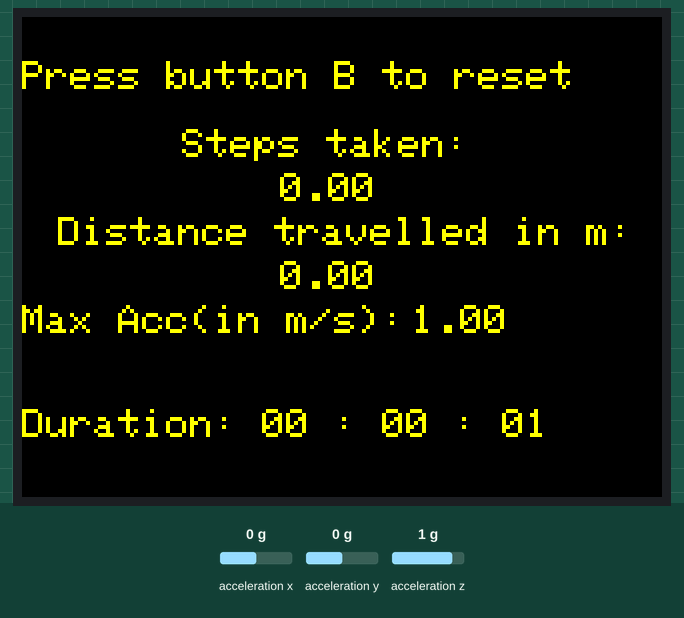
Bench run of a sketch on a simulated ESP32. On the bench: 320×240 colour display. The test bench sets the inputs (shaded band); at power-on: acceleration x 0 g, acceleration y 0 g, acceleration z 1 g. The local clock reads 2024-03-15 10:24:30 at power-on unless the sketch sets it; random numbers use the default seed unless the sketch sets one.

Above: at 1.4 s.
1.5 s: acceleration x set to -1.4 g
At 2.9 s:
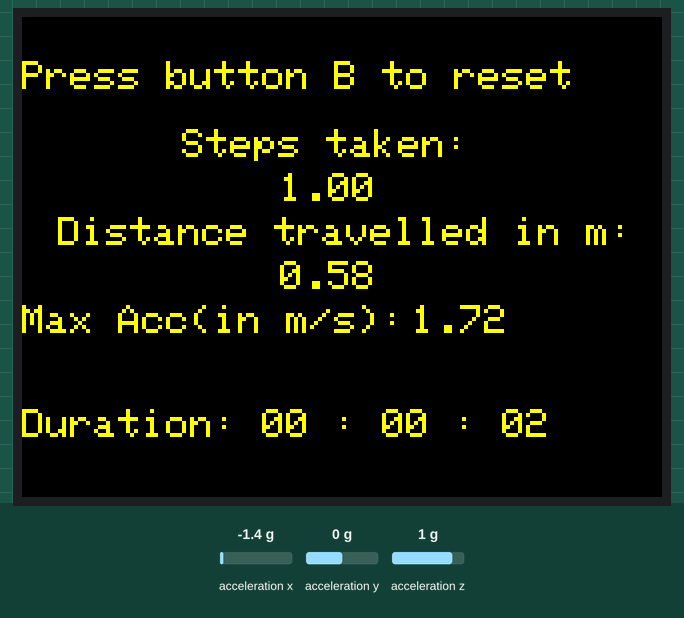
3.1 s: acceleration y set to -1.4 g
At 4.9 s:
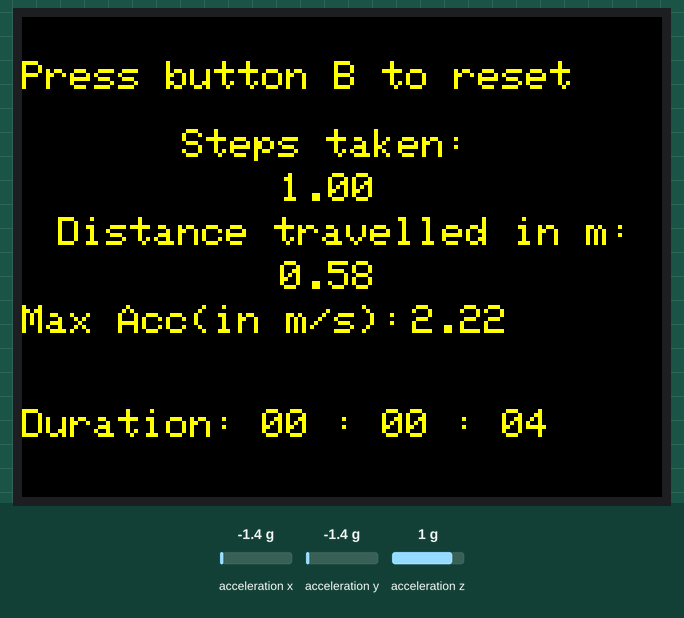
5.6 s: acceleration z set to -1.4 g
At 10.9 s:
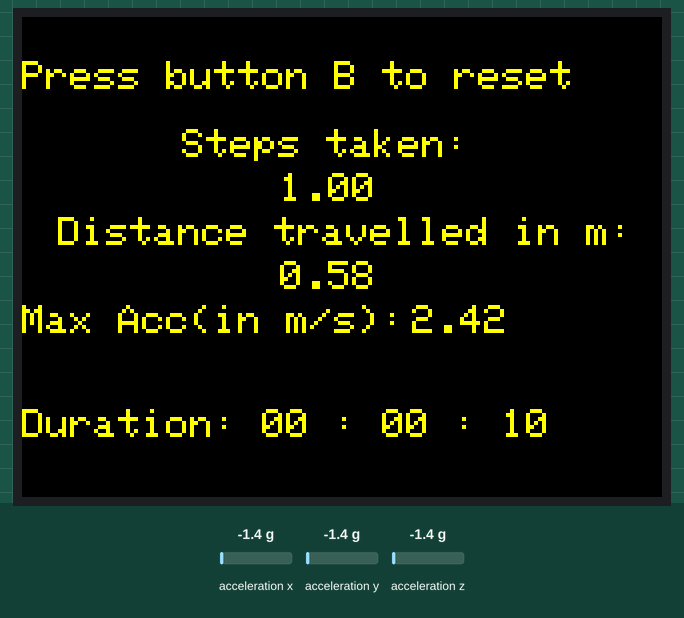
Timing chart, 0 to 12.4 s (numbered marks = the images above; inputs shaded):
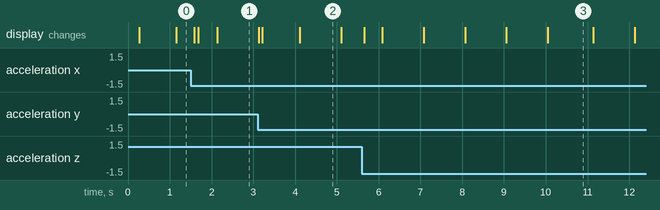

Measured:
- what the display in image 2 shows lasts 1.0 s, from 4.1 s to 5.1 s

The sketch:

Main_Code_File.ino
```cpp
/*
Authors - Adit Chopra
Date created: 13 October, 2021
Problem Statement:
The program must take real time input of the orientation and accelaration of the M5 Core2 device
and use it to calculate the steps, accelaration (maximum during the journey) and the distance (in m)
moved by the person. The distance moved, maximum acceleration and steps are printed on the screen of
the LCD screen of the M5 Stack Core2 module. Also, a button is programmed which would reset everything
when pressed.
*/

// Including the necessary liibraries
#include <M5Core2.h>

// Define variables for storing sensor data of the acelerometer and initialize it to 0
float accX = 0.0F;
float accY = 0.0F;
float accZ = 0.0F;

// Declare integer type variable "step" and set it to 0
float step = 0;

// Declare float variable type "distance" and set it to 0
float distance = 0;

// Declaring float variable type "max_acc" and set it to 0
float max_acc = 0;

// Declaring a boolean variable type "flag" and put it as "false"
bool flag = false;

// Declaring a float type variable "ACC"
float ACC;

// Defining the structure of the time clock
RTC_TimeTypeDef TimeStruct;

/*
After M5Core2 is started or reset
The code in the setUp() function will be run only once.
*/

void setup()
{
  // Setup of the M5 core 2 begins
  M5.begin();

  // IMU unit sensor is initiated
  M5.IMU.Init();

  // Set the screen background color to BLACK.
  M5.Lcd.fillScreen(BLACK);

  // Set the foreground and background color of the displayed text as YELLOW and BLACK respectively.
  M5.Lcd.setTextColor(YELLOW , BLACK);

  //Set the font size to 2
  M5.Lcd.setTextSize(2);

  // Setting up the time in the M5 Core2 module
  TimeStruct.Hours   = 00;
  TimeStruct.Minutes = 00;
  TimeStruct.Seconds = 00;
  M5.Rtc.SetTime(&TimeStruct);
}

/*
The code in loop() function is will run infinitely as we want to record user's every movement
*/

void loop()
{
  // Stores the triaxial accelerometer.
  M5.IMU.getAccelData(&accX,&accY,&accZ);

  // Defining "ACC" which is defined as the distance between origin and point (accX,accY,accZ)
  ACC = sqrt(accX*accX + accY*accY + accZ*accZ);

  // Getting the time from the TimeStruct
  M5.Rtc.GetTime(&TimeStruct);

  /*
  The top left corner of the screen (0,0).
  Also, the screen of M5 Core 2 is 320 x 320 pixels
  */

  // Reads the present state of the A,B,C keys
  M5.update();

  // Steps Output
  M5.Lcd.setCursor(80, 56);
  M5.Lcd.print("Steps taken: ");
  M5.Lcd.setCursor(129, 78);
  M5.Lcd.print(step);

  // Distance output
  M5.Lcd.setCursor(18, 100);
  M5.Lcd.print("Distance travelled in m: ");
  M5.Lcd.setCursor(129, 122);
  M5.Lcd.print(distance);

  // For a certain value of "ACC" and "flag", steps is incremented by 1 and to avoid continous
  // incrementation of the steps while value of "ACC" is greater than a threshold value, we also
  // put "flag" as true to avoid getting into the loop again during the duration while "ACC" is greater than 1.6
  if (ACC > 1.6 && flag == false)
  {
    float i = random (51, 67);
    distance = distance + (i/100);
    step = step + 1;
    flag = true;
  }

  // Resetting the flag value to false when ACC falls below a threshold value
  else if (ACC < 1.3 && flag == true)
  {
    flag = false;
  }

  // If the value of "ACC" is greater than the value stored in "max_acc" then "max_acc" is updated
  if (ACC > max_acc)
  {
    max_acc = ACC;
  }

  // Accelaration output
  M5.Lcd.setCursor(0, 144);
  M5.Lcd.printf("Max Acc(in m/s): ");
  M5.Lcd.setCursor(195, 144);
  M5.Lcd.print(max_acc);

  // Button warning Output
  M5.Lcd.setCursor(0, 22);
  M5.Lcd.print("Press button B to reset");

  // If the button B was pressed and released after 700ms then the step, duration and distance are reset to 0
  if (M5.BtnB.wasReleasefor(700))
  {
    step = 0;
    distance = 0;
    max_acc = 0;
    // Dynamic part of the code
    setup(); // We again call the setup function so that everything resets if button B is pressed
  }

  // Duration Output
  M5.Lcd.setCursor(0, 196);
  M5.Lcd.printf("Duration: %02d : %02d : %02d", TimeStruct.Hours, TimeStruct.Minutes, TimeStruct.Seconds);

  // We delay the loop for 65 ms so that the instantaneous error can be removed
  delay(65);
}
```
